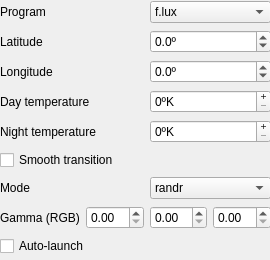
<?xml version="1.0" encoding="UTF-8"?>
<ui version="4.0">
 <author>Diego Cristina</author>
 <class>cfgDialog</class>
 <widget class="QDialog" name="cfgDialog">
  <property name="windowModality">
   <enum>Qt::NonModal</enum>
  </property>
  <property name="geometry">
   <rect>
    <x>0</x>
    <y>0</y>
    <width>270</width>
    <height>260</height>
   </rect>
  </property>
  <property name="sizePolicy">
   <sizepolicy hsizetype="Fixed" vsizetype="MinimumExpanding">
    <horstretch>0</horstretch>
    <verstretch>0</verstretch>
   </sizepolicy>
  </property>
  <property name="minimumSize">
   <size>
    <width>270</width>
    <height>260</height>
   </size>
  </property>
  <widget class="QWidget" name="formLayoutWidget">
   <property name="geometry">
    <rect>
     <x>0</x>
     <y>0</y>
     <width>271</width>
     <height>261</height>
    </rect>
   </property>
   <layout class="QGridLayout" name="gridLayout">
    <item row="0" column="0" colspan="2">
     <widget class="QLabel" name="programLabel">
      <property name="text">
       <string>Program</string>
      </property>
     </widget>
    </item>
    <item row="1" column="0" colspan="2">
     <widget class="QLabel" name="latLabel">
      <property name="locale">
       <locale language="English" country="UnitedStates"/>
      </property>
      <property name="text">
       <string>Latitude</string>
      </property>
     </widget>
    </item>
    <item row="2" column="0" colspan="2">
     <widget class="QLabel" name="lonLabel">
      <property name="locale">
       <locale language="English" country="UnitedStates"/>
      </property>
      <property name="text">
       <string>Longitude</string>
      </property>
     </widget>
    </item>
    <item row="5" column="0" colspan="4">
     <widget class="QCheckBox" name="smoothCheckBox">
      <property name="text">
       <string>Smooth transition</string>
      </property>
     </widget>
    </item>
    <item row="3" column="0" colspan="2">
     <widget class="QLabel" name="dayTmpLabel">
      <property name="locale">
       <locale language="English" country="UnitedStates"/>
      </property>
      <property name="text">
       <string>Day temperature</string>
      </property>
     </widget>
    </item>
    <item row="4" column="0" colspan="2">
     <widget class="QLabel" name="nightTmpLabel">
      <property name="locale">
       <locale language="English" country="UnitedStates"/>
      </property>
      <property name="text">
       <string>Night temperature</string>
      </property>
     </widget>
    </item>
    <item row="6" column="0" colspan="2">
     <widget class="QLabel" name="modeLabel">
      <property name="text">
       <string>Mode</string>
      </property>
     </widget>
    </item>
    <item row="8" column="0" colspan="4">
     <widget class="QCheckBox" name="autolaunchCheckBox">
      <property name="text">
       <string>Auto-launch</string>
      </property>
     </widget>
    </item>
    <item row="7" column="1">
     <widget class="QDoubleSpinBox" name="gammaBoxR">
      <property name="toolTip">
       <string>Gamma correction (Red)</string>
      </property>
      <property name="singleStep">
       <double>0.100000000000000</double>
      </property>
     </widget>
    </item>
    <item row="7" column="0">
     <widget class="QLabel" name="gammaLabel">
      <property name="text">
       <string>Gamma (RGB)</string>
      </property>
     </widget>
    </item>
    <item row="7" column="2">
     <widget class="QDoubleSpinBox" name="gammaBoxG">
      <property name="toolTip">
       <string>Gamma correction (Green)</string>
      </property>
      <property name="singleStep">
       <double>0.100000000000000</double>
      </property>
     </widget>
    </item>
    <item row="7" column="3">
     <widget class="QDoubleSpinBox" name="gammaBoxB">
      <property name="toolTip">
       <string>Gamma correction (Blue)</string>
      </property>
      <property name="singleStep">
       <double>0.100000000000000</double>
      </property>
     </widget>
    </item>
    <item row="0" column="2" colspan="2">
     <widget class="QComboBox" name="programComboBox">
      <item>
       <property name="text">
        <string notr="true">f.lux</string>
       </property>
      </item>
      <item>
       <property name="text">
        <string notr="true">Redshift</string>
       </property>
      </item>
     </widget>
    </item>
    <item row="1" column="2" colspan="2">
     <widget class="QDoubleSpinBox" name="latBox">
      <property name="buttonSymbols">
       <enum>QAbstractSpinBox::UpDownArrows</enum>
      </property>
      <property name="suffix">
       <string>º</string>
      </property>
      <property name="decimals">
       <number>1</number>
      </property>
      <property name="minimum">
       <double>-190.000000000000000</double>
      </property>
      <property name="maximum">
       <double>190.000000000000000</double>
      </property>
      <property name="singleStep">
       <double>0.100000000000000</double>
      </property>
     </widget>
    </item>
    <item row="2" column="2" colspan="2">
     <widget class="QDoubleSpinBox" name="lonBox">
      <property name="suffix">
       <string>º</string>
      </property>
      <property name="decimals">
       <number>1</number>
      </property>
      <property name="minimum">
       <double>-180.000000000000000</double>
      </property>
      <property name="maximum">
       <double>180.000000000000000</double>
      </property>
      <property name="singleStep">
       <double>0.100000000000000</double>
      </property>
     </widget>
    </item>
    <item row="3" column="2" colspan="2">
     <widget class="QSpinBox" name="dayTmpBox">
      <property name="toolTip">
       <string>Day temperature. Neutral is 6500</string>
      </property>
      <property name="buttonSymbols">
       <enum>QAbstractSpinBox::PlusMinus</enum>
      </property>
      <property name="suffix">
       <string>ºK</string>
      </property>
      <property name="maximum">
       <number>15000</number>
      </property>
     </widget>
    </item>
    <item row="4" column="2" colspan="2">
     <widget class="QSpinBox" name="nightTmpBox">
      <property name="toolTip">
       <string>Night temperature. Recommended is 4000</string>
      </property>
      <property name="buttonSymbols">
       <enum>QAbstractSpinBox::PlusMinus</enum>
      </property>
      <property name="suffix">
       <string>ºK</string>
      </property>
      <property name="maximum">
       <number>15000</number>
      </property>
     </widget>
    </item>
    <item row="6" column="2" colspan="2">
     <widget class="QComboBox" name="modeComboBox">
      <item>
       <property name="text">
        <string>randr</string>
       </property>
      </item>
      <item>
       <property name="text">
        <string>vidmode</string>
       </property>
      </item>
     </widget>
    </item>
   </layout>
  </widget>
 </widget>
 <resources/>
 <connections/>
</ui>
